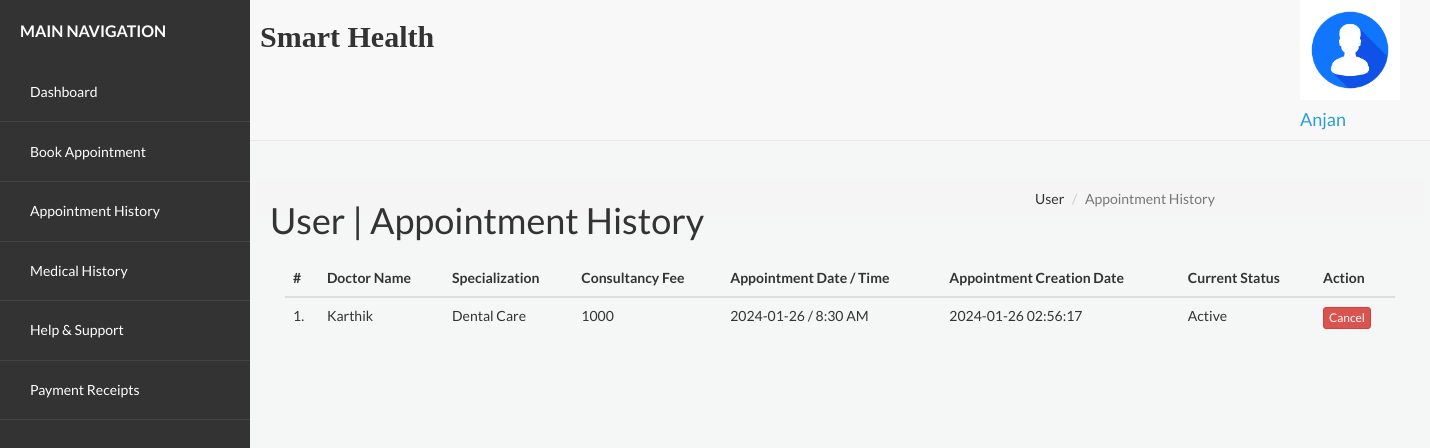
Screenshot of /hospital/hms/appointment-history.php (signed in) with the database file from the repository.
### tables this page shows
CREATE TABLE `users` (
  `id` int(11) NOT NULL,
  `fullName` varchar(255) DEFAULT NULL,
  `address` longtext DEFAULT NULL,
  `city` varchar(255) DEFAULT NULL,
  `gender` varchar(255) DEFAULT NULL,
  `email` varchar(255) DEFAULT NULL,
  `password` varchar(255) DEFAULT NULL,
  `regDate` timestamp NULL DEFAULT current_timestamp(),
  `updationDate` timestamp NULL DEFAULT NULL ON UPDATE current_timestamp()
);

CREATE TABLE `appointment` (
  `id` int(11) NOT NULL,
  `doctorSpecialization` varchar(255) DEFAULT NULL,
  `doctorId` int(11) DEFAULT NULL,
  `userId` int(11) DEFAULT NULL,
  `consultancyFees` int(11) DEFAULT NULL,
  `appointmentDate` varchar(255) DEFAULT NULL,
  `appointmentTime` varchar(255) DEFAULT NULL,
  `postingDate` timestamp NULL DEFAULT current_timestamp(),
  `userStatus` int(11) DEFAULT NULL,
  `doctorStatus` int(11) DEFAULT NULL,
  `updationDate` timestamp NULL DEFAULT NULL ON UPDATE current_timestamp()
);

CREATE TABLE `doctors` (
  `id` int(11) NOT NULL,
  `specilization` varchar(255) DEFAULT NULL,
  `doctorName` varchar(255) DEFAULT NULL,
  `address` longtext DEFAULT NULL,
  `docFees` varchar(255) DEFAULT NULL,
  `contactno` bigint(11) DEFAULT NULL,
  `docEmail` varchar(255) DEFAULT NULL,
  `password` varchar(255) DEFAULT NULL,
  `creationDate` timestamp NULL DEFAULT current_timestamp(),
  `updationDate` timestamp NULL DEFAULT NULL ON UPDATE current_timestamp()
);

### hospital/hms/appointment-history.php (the view, shortened to what this page needs)
<?php
include('include/config.php');
if (strlen($_SESSION['id'] == 0)) {
	header('location:logout.php');
} else {
?>
	<!DOCTYPE html>
	<html lang="en">
	<head>
		<link rel="stylesheet" href="vendor/bootstrap/css/bootstrap.min.css">
		<link rel="stylesheet" href="vendor/fontawesome/css/font-awesome.min.css">
		<link rel="stylesheet" href="assets/css/styles.css">
	</head>
	<body>
		<div id="app">
			<?php include('include/sidebar.php'); ?>
			<div class="app-content">
				<?php include('include/header.php'); ?>
				<div class="main-content">
					<div class="container" id="container">
						<section id="page-title">
							<div class="row">
								<div class="col-sm-8">
									<h1 class="mainTitle">User | Appointment History</h1>
								</div>
								<ol class="breadcrumb">
									<li><span>User</span></li>
									<li class="active"><span>Appointment History</span></li>
								</ol>
							</div>
						</section>
						<div class="container-fluid bg-white">
							<div class="row">
								<div class="col-md-12">
									<table class="table table-hover" id="sample-table-1">
										<thead>
											<tr>
												<th class="center">#</th>
												<th class="hidden-xs">Doctor Name</th>
												<th>Specialization</th>
												<th>Consultancy Fee</th>
												<th>Appointment Date / Time</th>
												<th>Appointment Creation Date</th>
												<th>Current Status</th>
												<th>Action</th>
											</tr>
										</thead>
										<tbody>
											<?php
											$sql = mysqli_query($con, "SELECT doctors.doctorName AS docname, appointment.* FROM appointment JOIN doctors ON doctors.id = appointment.doctorId WHERE appointment.userId='" . $_SESSION['id'] . "'");
											$cnt = 1;
											while ($row = mysqli_fetch_array($sql)) {
											?>
												<tr>
													<td class="center"><?php echo $cnt; ?>.</td>
													<td class="hidden-xs"><?php echo $row['docname']; ?></td>
													<td><?php echo $row['doctorSpecialization']; ?></td>
													<td><?php echo $row['consultancyFees']; ?></td>
													<td><?php echo $row['appointmentDate']; ?> / <?php echo $row['appointmentTime']; ?></td>
													<td><?php echo $row['postingDate']; ?></td>
													<td>
														<?php
														if (($row['userStatus'] == 1) && ($row['doctorStatus'] == 1)) {
															echo "Active";
														} elseif (($row['userStatus'] == 0) && ($row['doctorStatus'] == 1)) {
															echo "Cancelled by You";
														} elseif (($row['userStatus'] == 1) && ($row['doctorStatus'] == 0)) {
															echo "Cancelled by Doctor";
														}
														?>
													</td>
													<td>
														<?php if (($row['userStatus'] == 1) && ($row['doctorStatus'] == 1)) { ?>
															<a href="appointment-history.php?id=<?php echo $row['id']; ?>&cancel=update"
																onclick="return confirm('Are you sure you want to cancel this appointment?')"
																class="btn btn-danger btn-xs">Cancel</a>
														<?php } else {
															echo "Cancelled";
														} ?>
													</td>
												</tr>
											<?php
												$cnt = $cnt + 1;
											}
											?>
										</tbody>
									</table>
								</div>
							</div>
						</div>
					</div>
				</div>
			</div>
			<?php include('include/footer.php'); ?>
		</div>
	</body>
	</html>
<?php } ?>

### hospital/hms/include/header.php (shortened to what this page needs)
<header class="navbar navbar-default navbar-static-top">
	<div class="navbar-collapse collapse" style="padding-right:30px;">
		<div style="display:flex; justify-content:space-between;">
			<div class="left-section">
				<h2 style="padding-left:10px; font-weight:bold; font-family:serif;">Smart Health</h2>
			</div>
			<div class="dropdown current-user">
				<a href class="dropdown-toggle" data-toggle="dropdown">
					<img src="assets/images/logo.avif" height="100px">
					<span class="username">
						<?php
						$query = mysqli_query($con, "select fullName from users where id='" . $_SESSION['id'] . "'");
						while ($row = mysqli_fetch_array($query)) {
							$name = $row['fullName'];
						}
						echo "<h4>$name</h4>";
						?>
					</span>
				</a>
			</div>
		</div>
	</div>
</header>

### hospital/hms/assets/css/styles.css (style rules this page uses)
body { font-family: "Lato", sans-serif; background-color: #f4f7f6; color: #333; }
.app-content { margin-left: 250px; }
.main-content { margin-top: 40px; }
a { text-decoration: none; color: #2a9fd6; }

### rows the page displays
users: fullName "Anjan"
appointment: doctorId.doctorName "Karthik", doctorSpecialization "Dental Care", consultancyFees "1000", appointmentDate "2024-01-26", appointmentTime "8:30 AM", postingDate "2024-01-26 02:56:17", userStatus "Active"
